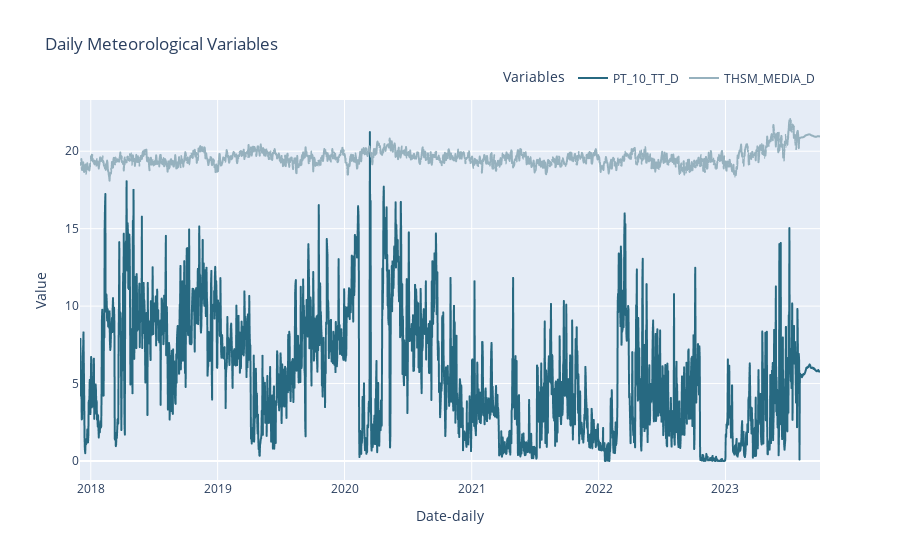

Write notebook code for a chart like this one.
### Code cell
# Lista de variables a graficar Precipitación y temperatura..............
variables = ['PT_10_TT_D', 'THSM_MEDIA_D']

# Crear un gráfico de líneas interactivas
fig = px.line(df, x=df.index, y=variables,
              title='Daily Meteorological Variables',
              labels={'value': 'Value', 'index': 'Date'},
              color_discrete_map={'PT_10_TT_D': '#276981', 'THSM_MEDIA_D': '#96b1be'})

# Personalizar el diseño del gráfico
fig.update_layout(
    legend=dict(
        title='Variables',
        orientation='h',
        yanchor='bottom',
        y=1.02,
        xanchor='right',
        x=1
    ),
    xaxis_title='Date-daily',
    yaxis_title='Value',
)

# Mostrar el gráfico interactivo
fig.show()

### Figure 1 — Plotly figure (JSON) as saved in the notebook; plotly's stock layout.template omitted (floating-point values rounded to 4 significant figures; data arrays with more than 128 entries replaced by an {"elided": "..."} marker saying what was removed)
{"data": [{"hovertemplate": "variable=PT_10_TT_D<br>FECHA=%{x}<br>Value=%{y}<extra></extra>", "legendgroup": "PT_10_TT_D", "line": {"color": "#276981", "dash": "solid"}, "marker": {"symbol": "circle"}, "mode": "lines", "name": "PT_10_TT_D", "showlegend": true, "type": "scattergl", "x": {"elided": "2130 str values"}, "xaxis": "x", "y": {"elided": "2130 float values"}, "yaxis": "y"}, {"hovertemplate": "variable=THSM_MEDIA_D<br>FECHA=%{x}<br>Value=%{y}<extra></extra>", "legendgroup": "THSM_MEDIA_D", "line": {"color": "#96b1be", "dash": "solid"}, "marker": {"symbol": "circle"}, "mode": "lines", "name": "THSM_MEDIA_D", "showlegend": true, "type": "scattergl", "x": {"elided": "2130 str values"}, "xaxis": "x", "y": {"elided": "2130 float values"}, "yaxis": "y"}], "layout": {"legend": {"orientation": "h", "title": {"text": "Variables"}, "tracegroupgap": 0, "x": 1, "xanchor": "right", "y": 1.02, "yanchor": "bottom"}, "title": {"text": "Daily Meteorological Variables"}, "xaxis": {"anchor": "y", "domain": [0, 1], "title": {"text": "Date-daily"}}, "yaxis": {"anchor": "x", "domain": [0, 1], "title": {"text": "Value"}}}}
